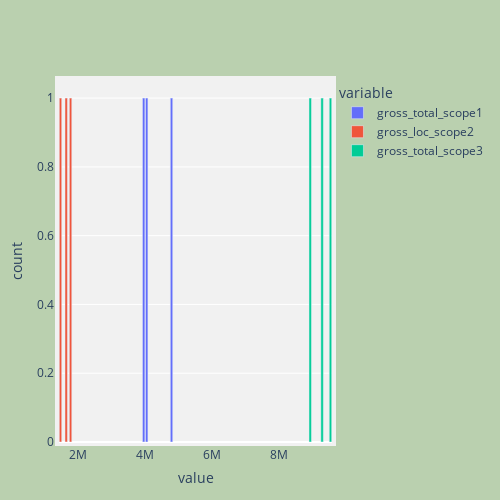

Notebook source saved alongside this figure:
### Code cell
offline.iplot(fig, config = config)

### Figure 1 — Plotly figure (JSON) as saved in the notebook; plotly's stock layout.template omitted (floating-point values rounded to 4 significant figures)
{"data": [{"alignmentgroup": "True", "hovertemplate": "variable=gross_total_scope1<br>value=%{x}<br>count=%{y}<extra></extra>", "legendgroup": "gross_total_scope1", "marker": {"color": "#636efa"}, "name": "gross_total_scope1", "offsetgroup": "gross_total_scope1", "orientation": "v", "showlegend": true, "textposition": "auto", "type": "bar", "x": [3960000, 4790000, 4050000], "xaxis": "x", "y": [1, 1, 1], "yaxis": "y"}, {"alignmentgroup": "True", "hovertemplate": "variable=gross_loc_scope2<br>value=%{x}<br>count=%{y}<extra></extra>", "legendgroup": "gross_loc_scope2", "marker": {"color": "#EF553B"}, "name": "gross_loc_scope2", "offsetgroup": "gross_loc_scope2", "orientation": "v", "showlegend": true, "textposition": "auto", "type": "bar", "x": [1650000, 1480000, 1780000], "xaxis": "x", "y": [1, 1, 1], "yaxis": "y"}, {"alignmentgroup": "True", "hovertemplate": "variable=gross_total_scope3<br>value=%{x}<br>count=%{y}<extra></extra>", "legendgroup": "gross_total_scope3", "marker": {"color": "#00cc96"}, "name": "gross_total_scope3", "offsetgroup": "gross_total_scope3", "orientation": "v", "showlegend": true, "textposition": "auto", "type": "bar", "x": [9280000, 9530000, 8925800], "xaxis": "x", "y": [1, 1, 1], "yaxis": "y"}], "layout": {"autosize": false, "barmode": "relative", "height": 500, "legend": {"title": {"text": "variable"}, "tracegroupgap": 0}, "margin": {"b": 50, "l": 50, "pad": 4, "r": 50, "t": 80}, "paper_bgcolor": "#bad0af", "plot_bgcolor": "#f1f1f1", "width": 500, "xaxis": {"anchor": "y", "domain": [0, 1], "title": {"text": "value"}}, "yaxis": {"anchor": "x", "domain": [0, 1], "title": {"text": "count"}}}}
